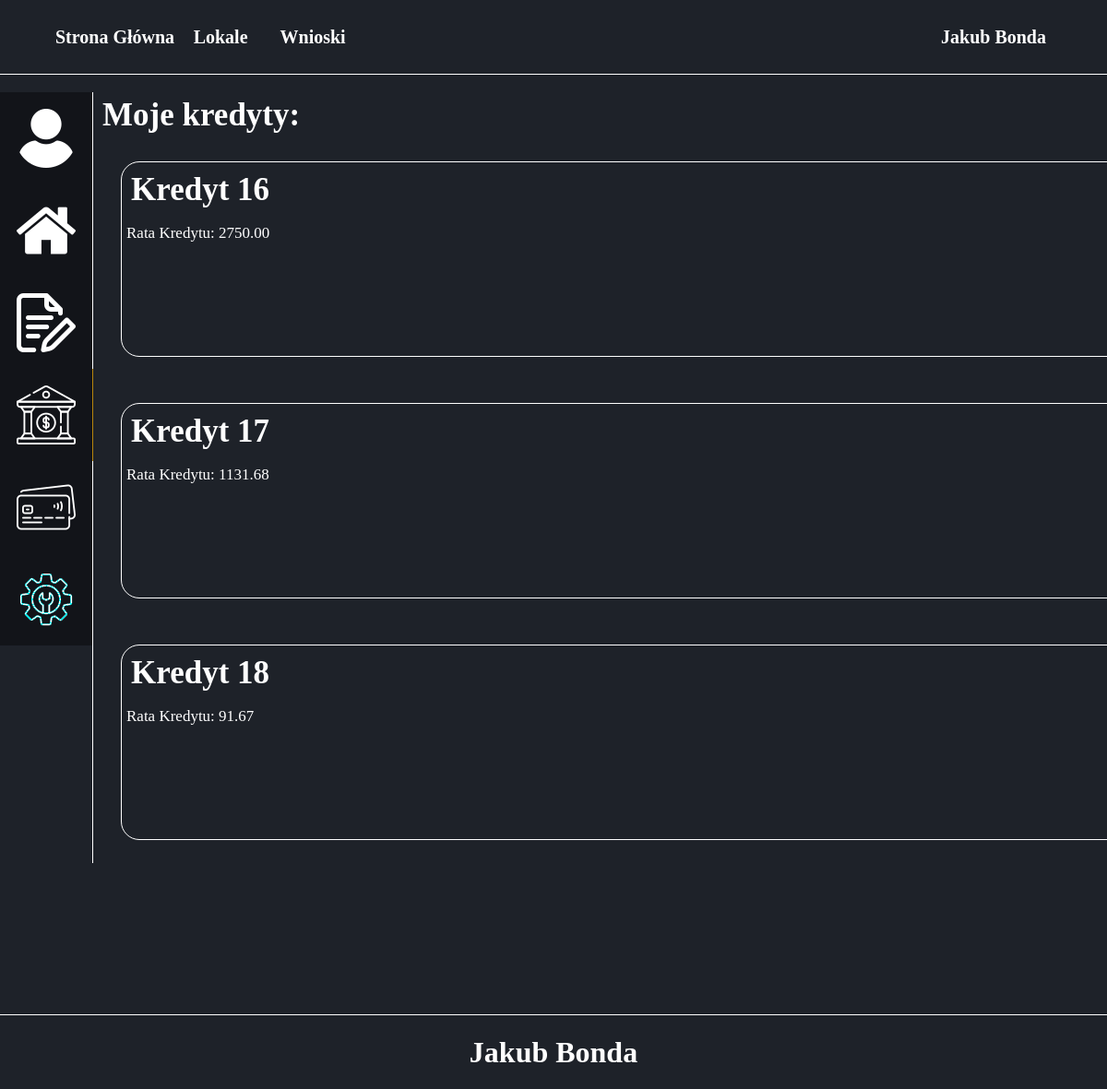
Screenshot of /BiuroWynajmu/Konto/MojeKredyty/index.php (signed in) with the database file from the repository.
### tables this page shows
CREATE TABLE `kredyty` (
  `ID_Kredytu` int(10) UNSIGNED NOT NULL,
  `ID_Uzytkownika` int(10) UNSIGNED NOT NULL,
  `ID_Wniosku` int(10) UNSIGNED NOT NULL,
  `Kwota_Kredytu` decimal(10,2) NOT NULL,
  `Do_Splacenia` decimal(10,2) NOT NULL,
  `Rata_Kredytu` decimal(10,2) NOT NULL,
  `Ilosc_Rat_Do_Splacenia` int(11) NOT NULL,
  `Ile_Splaconych_Rat` int(11) NOT NULL,
  `Data_Wziecia_Kredytu` date NOT NULL DEFAULT current_timestamp(),
  `Data_Splacenia_Kredytu` date DEFAULT NULL,
  `Czy_Kredyt_Splacony` tinyint(1) NOT NULL,
  `Data_Modyfikacji` timestamp NOT NULL DEFAULT current_timestamp() ON UPDATE current_timestamp()
);

### BiuroWynajmu/Konto/MojeKredyty/index.php (the view, shortened to what this page needs)
<!DOCTYPE html>
<html lang="en">
<head>
	 <link rel="stylesheet" type="text/css" href="style/style.css"/>
	 <?php
	require('../../config.php');
	$conn = new mysqli($host, $user, $password, $database);
	 ?>
</head>
<body>
	<header>
	<div class="navbar">
			<a href="../../">Strona Główna</a>
			<a href="../../Lokale/">Lokale</a>
			<a href="../../Wnioski/">Wnioski</a>
			<div class="dropdown">
				<?php
					if(isset($_SESSION['zalogowany'])&& ($_SESSION['zalogowany']==true)){
						echo '
						<button class="dropbtn">'.$_SESSION['Imie'].' '.$_SESSION['Nazwisko'].'</button>
							<div class="dropdown-content">
								<a href="../Dane/">Dane Konta</a>
								<a href="../WynajeteLokale/">Wyanjęte Lokale</a>
								<a href="../MojeWnioski/">Moje Wnioski</a>
								<a href="../MojeKredyty/">Moje Kredyty</a>
								<a href="../MojeTranzakcje/">Moje Tranzakcje</a>
								<a href="../MojeZgloszenia/">Moje Zgłoszenia</a>
								<a href="../Wyloguj/logout.php">Wyloguj Się</a>
							</div>
						';
					}
					else{
						echo '<a href="../Logowanie/">Zaloguj się</a>';
					}
				?>
			</div>
		</div>
    </header>
	<section>
		<article>
			<div id="PanelDaneOdnosniki">
				<a href="../Dane"><img src="../../obrazki/Konto/user.png"></a>
				<a href="../WynajeteLokale"><img src="../../obrazki/Konto/home.png"></a>
				<a href="../MojeWnioski"><img src="../../obrazki/Konto/quote-request.png"></a>
				<a href="../MojeKredyty/" class="activeLink"><img src="../../obrazki/Konto/bank.png"></a>
				<a href="../MojeTranzakcje"><img src="../../obrazki/Konto/tranzakcja.png"></a>
				<a href="../MojeZgloszenia/"><img src="../../obrazki/Konto/zgloszenia.png"></a>
			</div>
			<div id="PanelDaneDaneUzytkownika">
				<h1>Moje kredyty:</h1>
				<?php
				$zapytanieNr1 = "SELECT * FROM kredyty
					INNER JOIN uzytkownicy ON kredyty.ID_Uzytkownika = uzytkownicy.ID_Uzytkownika
					INNER JOIN wnioski ON wnioski.ID_Wniosku = kredyty.ID_Wniosku
					INNER JOIN status_wniosek ON status_wniosek.ID_Status_Wniosku = wnioski.ID_Status_Wniosku
					WHERE kredyty.ID_Uzytkownika = ".$_SESSION['ID_Uzytkownika']."
					AND Nazwa_Statusu = 'Zatwierdzony'
					ORDER BY Data_Wziecia_Kredytu";
				$wynikZapytaniaNr1 = $conn -> query($zapytanieNr1);
				if($wynikZapytaniaNr1 -> num_rows > 0){
					while($row = $wynikZapytaniaNr1 -> fetch_object()){
						echo '<a href="../../Kredyty/Kredyt/index.php?ID_Kredytu='.$row->ID_Kredytu.'">';
							echo '<div class="daneKredytu">';
								echo '<div class="daneKredytuPrawo">';
									echo '<h1>Kredyt '.$row->ID_Kredytu.'</h1>';
									echo '<p>Rata Kredytu: '.$row->Rata_Kredytu.'</p>';
								echo '</div>';
							echo '</div>';
						echo '</a>';
					}
				}
				else{
					echo "<h1> Nigdy nie brałeś kredytów </h1>";
				}
			?>
			</div>
		</article>
	</section>
	<footer>
        <?php require("../../stopka.php"); ?>
    </footer>
</body>
</html>

### BiuroWynajmu/Konto/MojeKredyty/style/style.css (style rules this page uses)
html, body { margin: 0; padding: 0; background-color: rgb(30, 34, 41); }
header { position: fixed; top: 0; margin: 0; width: 100%; height: 80px; border-bottom: 1px solid white; background-color: rgb(30, 34, 41); z-index: 2; }
header .navbar { overflow: hidden; background-color: rgb(30, 34, 41); width: 1200px; margin: auto; display: flex; }
header .navbar a { display: flex; justify-content: center; align-items: center; font-size: 16px; color: white; min-width: 100px; height: 80px; text-decoration: none; font-weight: bold; font-size: 20px; }
header .dropdown { margin-left: auto; overflow: hidden; }
header .dropdown .dropbtn { font-size: 16px; border: none; outline: none; color: white; min-width: 100px; height: 80px; background-color: rgb(30, 34, 41); font-family: inherit; margin: 0; font-weight: bold; font-size: 20px; }
section { margin-top: 100px; min-height: 1000px; z-index: 2; }
article { width: 1200px; margin: auto; display: flex; }
article #PanelDaneOdnosniki { width: 100px; border-right: 1px solid white; }
article #PanelDaneOdnosniki a { display: flex; width: 100px; height: 100px; background-color: rgba(0,0,0,0.4); justify-content: center; align-items: center; border-right: 1px solid white; text-decoration: none; }
article #PanelDaneOdnosniki .activeLink { border-right: 1px solid darkgoldenrod; }
article #PanelDaneDaneUzytkownika { width: 1100px; display: flex; flex-wrap: wrap; color: white; flex-direction: column; padding-left: 5px; }
article #PanelDaneDaneUzytkownika h1 { font-size: 35px; font-weight: bold; color: white; margin: 5px; }
article #PanelDaneDaneUzytkownika .daneKredytu { display: flex; width: 100%; height: 200px; margin: 25px; overflow: hidden; border: 1px solid white; border-radius: 20px; padding: 5px; transition: 500ms; flex-direction: row; flex-wrap: nowrap; justify-content: flex-start; }
article #PanelDaneDaneUzytkownika .daneKredytu h1 { text-align: left; }
article #PanelDaneDaneUzytkownika a { text-decoration: none; }
article #PanelDaneDaneUzytkownika .daneKredytu p { color: white; font-size: 17px; }
footer { width: 100%; height: 80px; border-top: 1px solid white; background-color: rgb(30, 34, 41); margin: auto; display: flex; flex-wrap: wrap; align-items: center; justify-content: center; z-index: 2; }
@media (max-width: 1200px) { article #PanelDaneDaneUzytkownika { width: 90%; } }
@media (max-width: 1200px) { header .navbar { width: 90%; } }
@media (max-width: 1200px) { article { width: 100%; } }

### rows the page displays
kredyty: ID_Kredytu "16", Rata_Kredytu "2750.00"
kredyty: ID_Kredytu "17", Rata_Kredytu "1131.68"
kredyty: ID_Kredytu "18", Rata_Kredytu "91.67"

### other values shown
$_SESSION['Imie'] "Jakub"
$_SESSION['Nazwisko'] "Bonda"
